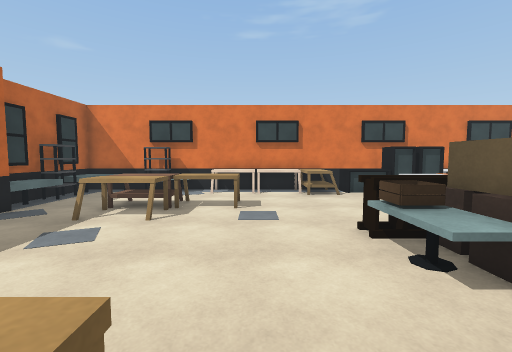
[1] (above)

17 first-person views from a walk through a scene from a Unity 3-D project. The camera is 1.5 m above the floor, tilts 4° down and sees 90° across. The floor is counted in squares, 1 m on a side. Each view is taken from the middle of a square. On the plan, view 1 faces up. The plan holds only what a view shows up to about 13 squares ahead; the rest is blank. The place goes on beyond the plan. The player is left out.

[2]
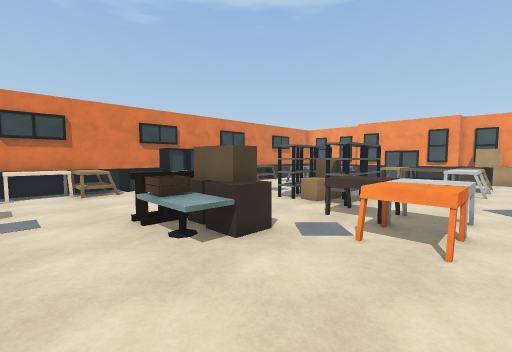

[3]
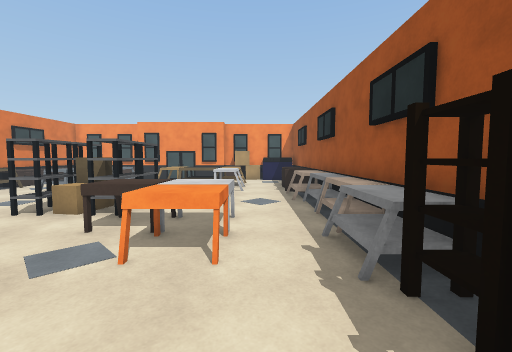

[4]
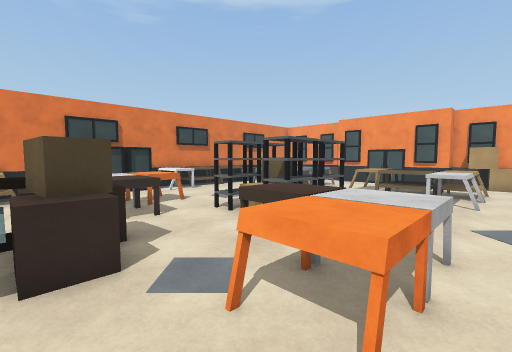

[5]
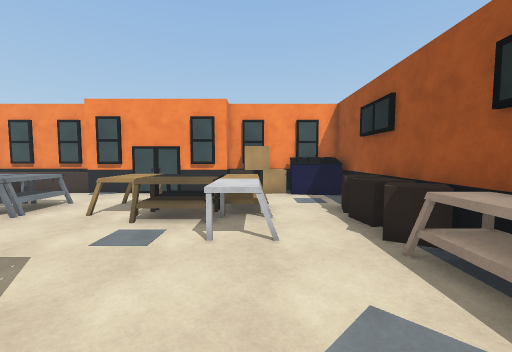

[6]
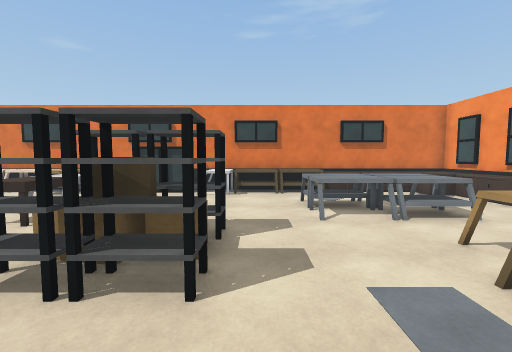

[7]
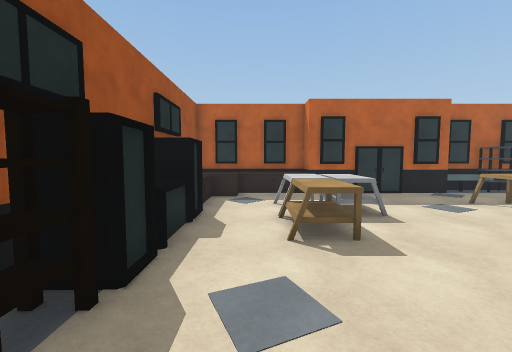

[8]
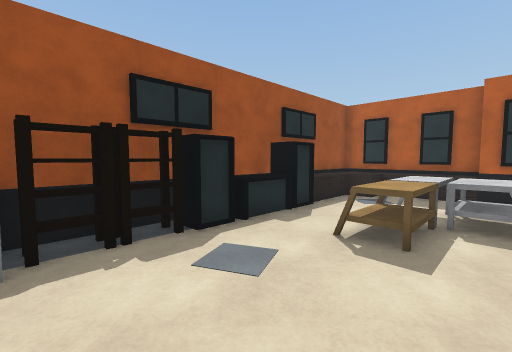

[9]
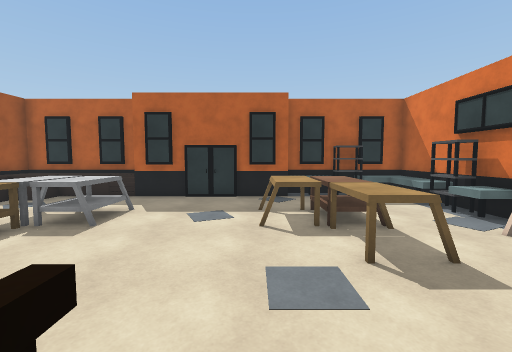

[10]
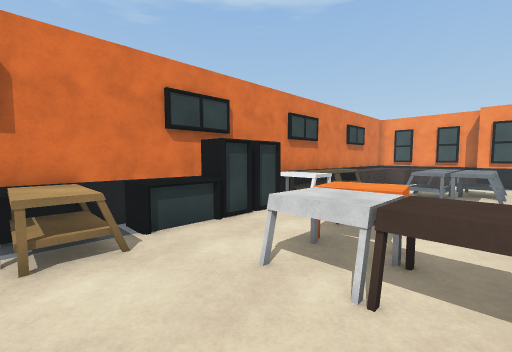

[11]
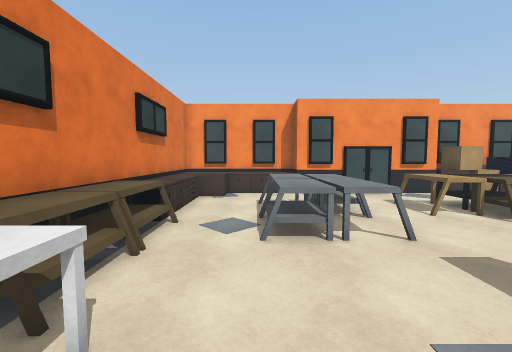

[12]
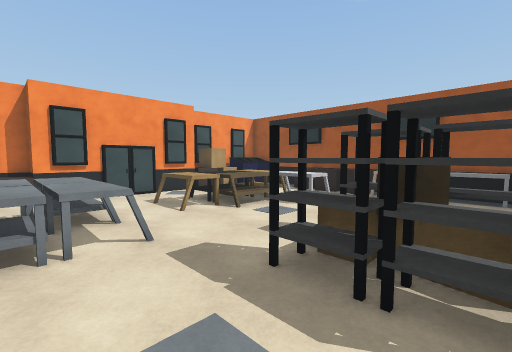

[13]
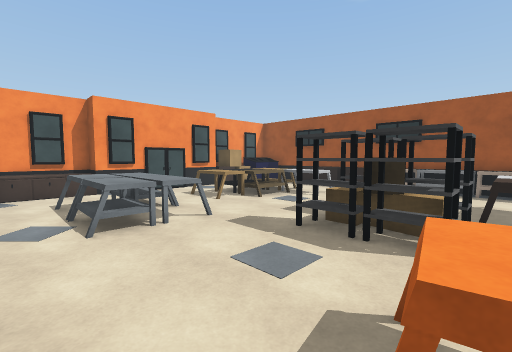

[14]
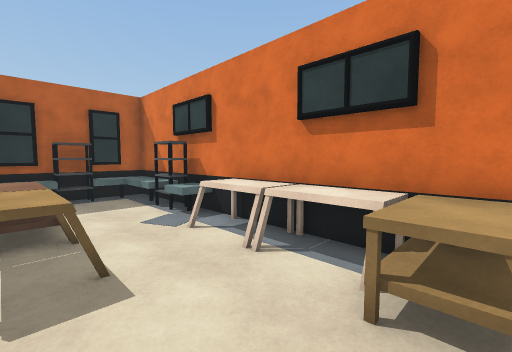

[15]
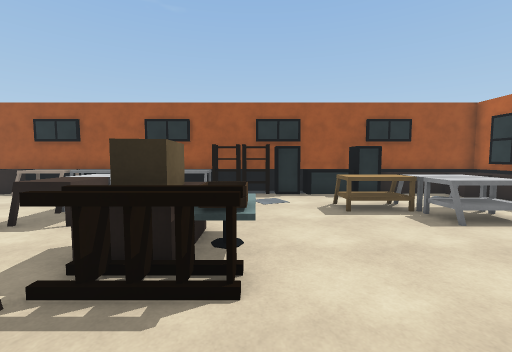

[16]
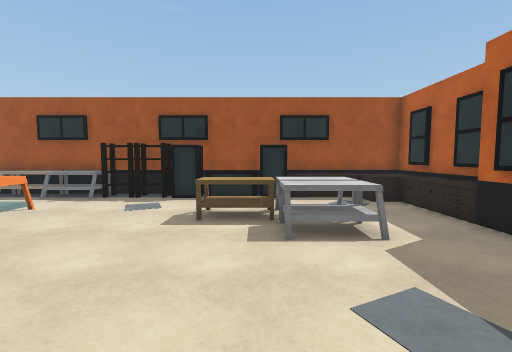

[17]
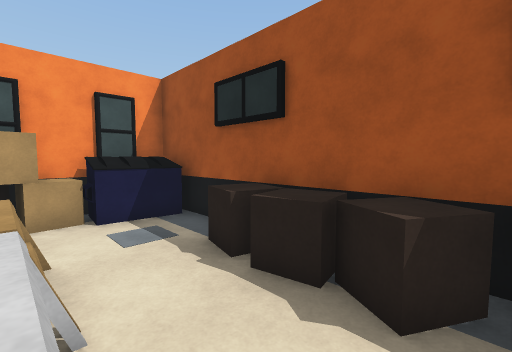

### Floor plan
Points are (right, up) in squares from view 1. A wall is a line through its corners. A room is listed if a view was taken in it or the views show most of it. See-through windows are left out.
Room 1 (views 1, 2, 3, 4, 5, 6, 7, 8, 9, 10, 11, 12, 13, 14, 15, 16, 17)
walls: (5.9, 11) (5.9, 12.2) (-2.5, 12.2); (6.9, 11.1) (3.9, 11.1); (8.1, 11.1) (7.1, 11.1); (0.2, -3.5) (0.2, -2.6) (1.2, -2.6) (1.2, -3.5); (-2.2, -2.5) (-2.2, -3.5); (-3.2, -2.6) (-0.1, -2.6); (19, 1.4) (19, 7.2) (20, 7.2) (20, 12.2) (8, 12.2); (-7, 7.4) (-7, 1.5); (-7.4, 1.3) (-8, 1.3) (-8, -3.8) (20, -3.8) (20, -0.5); (20, 0.3) (20, 1.3) (19.4, 1.3); (-6.4, 12.2) (-8, 12.2) (-8, 7.4)
low walls: (3.9, 11.1) (3.9, 12)
objects: other object (-8, 10); other object (-7, -3) to (-6, -2); other object (-7, -2) to (-7, -1); other object (-7, 0) to (-7, 1); other object (-7, 8) to (-7, 9); other object (-7, 10) to (-7, 11); other object (-6, -3) to (-5, -3); other object (-6, 11) to (-5, 12); other object (-5, 12) to (-4, 12); other object (-4, -3); other object (-4, 0) to (-3, 1); other object (-4, 2) to (-3, 2); other object (-4, 6) to (-3, 7); other object (-4, 8) to (-3, 9); other object (-4, 11) to (-3, 12); other object (-2, 0) to (-1, 1); other object (-2, 8) to (-1, 9); other object (-2, 11) to (0, 12); other object (1, 11) to (2, 12); other object (2, -3) to (3, -3); other object (2, 3) to (2, 4); other object (2, 5) to (4, 5); other object (2, 10) to (3, 11); other object (3, 3) to (4, 4); other object (4, -3); other object (4, 4); other object (5, -3) to (6, -3); other object (5, 0) to (6, 1); other object (5, 6) to (6, 7); other object (5, 8) to (6, 8); other object (6, 2) to (7, 2); other object (7, -3) to (8, -3); other object (7, 0) to (7, 1); other object (7, 7) to (7, 9); other object (8, 3) to (9, 3); other object (8, 4); other object (8, 5) to (9, 5); other object (9, -3) to (10, -3); other object (9, 4); other object (9, 10) to (10, 11); other object (10, 3); other object (10, 4); other object (10, 5); other object (11, -3); other object (11, 11) to (12, 12); other object (12, -3) to (13, -2); other object (13, 0) to (14, 1); other object (13, 6) to (14, 7); other object (13, 8) to (14, 9); other object (13, 11) to (13, 12); other object (14, -3) to (15, -3); other object (14, 2) to (15, 3); other object (14, 11) to (16, 12); other object (15, -3) to (16, -2); other object (15, 0) to (16, 1); other object (15, 3) to (16, 4); other object (15, 6) to (16, 7); other object (15, 8) to (16, 9); other object (16, 2); other object (17, 11) to (18, 12); other object (18, -3) to (19, -2); other object (18, 10) to (19, 12); other object (19, -1); other object (19, 0); other object (19, 1); other object (19, 8); other object (19, 9) to (19, 10)

Positions as (right, up) in squares from view 1, and headings:
1: (0, 0), facing up
2: (0, -1), facing up-right
3: (1, -1), facing right
4: (3, -1), facing up-right
5: (8, 0), facing right
6: (11, 0), facing up
7: (4, -1), facing left
8: (4, 2), facing down-left
9: (3, 6), facing left
10: (2, 6), facing up-right
11: (8, 9), facing right
12: (8, 8), facing down-right
13: (7, 10), facing down-right
14: (3, 8), facing up-left
15: (2, 8), facing down
16: (-2, 7), facing down
17: (12, 0), facing down-right
